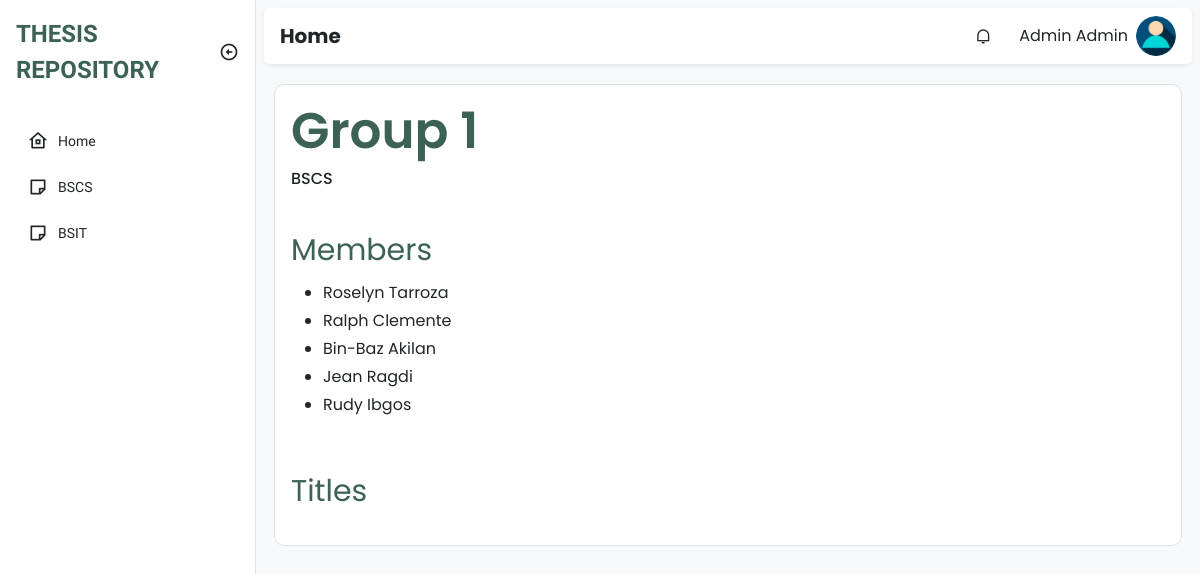
Before: /adviser/advisee-view.php?groupnum=1&course=BSCS (signed in) with the older database file.
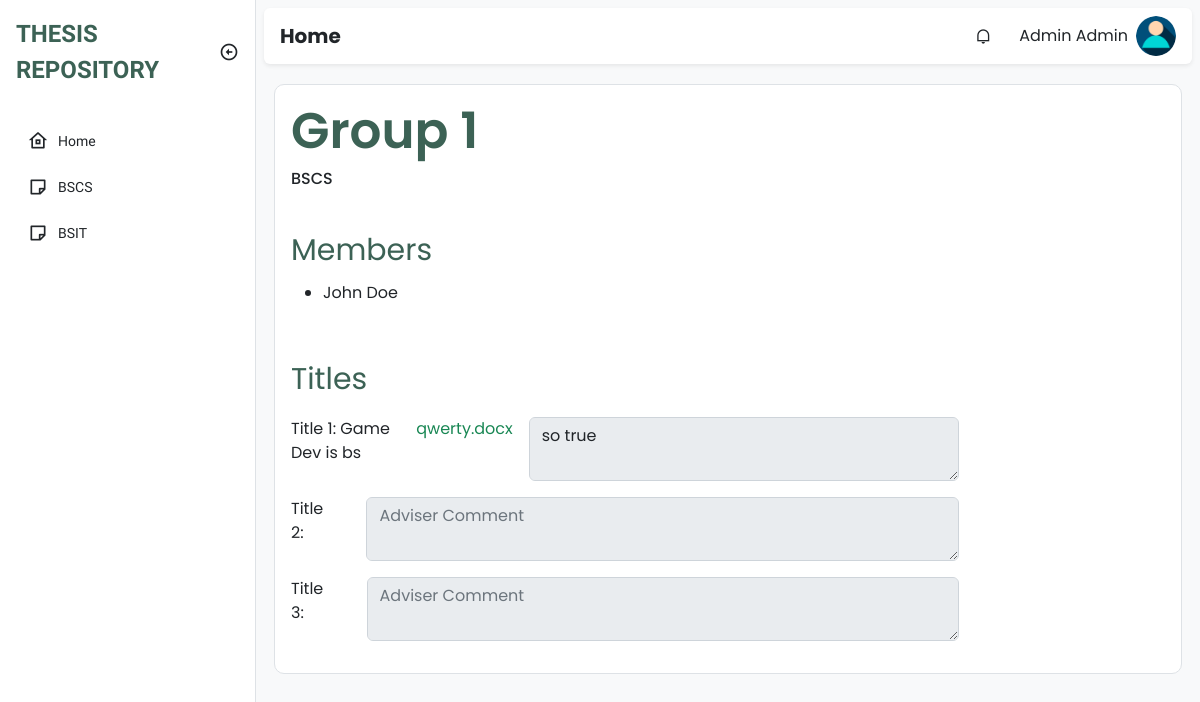
After: the same page with the newer database file.
### tables this page shows
CREATE TABLE `student` (
  `id` int(11) NOT NULL,
  `firstname` varchar(255) NOT NULL,
  `middle_name` varchar(255) NOT NULL,
  `lastname` varchar(255) NOT NULL,
  `username` varchar(255) NOT NULL,
  `email` varchar(100) NOT NULL,
  `password` varchar(255) NOT NULL,
  `type` varchar(100) NOT NULL,
  `course` varchar(100) NOT NULL,
  `year_and_section` varchar(20) NOT NULL,
  `sem` varchar(100) NOT NULL,
  `school_year` varchar(50) NOT NULL,
  `your_adviser` varchar(100) NOT NULL,
  `your_group` int(10) NOT NULL,
  `created_at` timestamp NOT NULL DEFAULT current_timestamp(),
  `updated_at` timestamp NOT NULL DEFAULT current_timestamp() ON UPDATE current_timestamp()
);

CREATE TABLE `group_files` (
  `id` int(11) NOT NULL,
  `group_id` int(11) NOT NULL,
  `group_num` int(11) NOT NULL,
  `title1` varchar(255) DEFAULT NULL,
  `title1_file` varchar(255) DEFAULT NULL,
  `title1_comment` varchar(255) DEFAULT NULL,
  `title2` varchar(255) DEFAULT NULL,
  `title2_file` varchar(255) DEFAULT NULL,
  `title2_comment` varchar(255) DEFAULT NULL,
  `title3` varchar(255) DEFAULT NULL,
  `title3_file` varchar(255) DEFAULT NULL,
  `title3_comment` varchar(255) DEFAULT NULL
);

### class/student.class.php (called while the page is built, shortened)
<?php
class Student{
    protected $db;
    function __construct()
    {
        $this->db = new Database();
    }
            ?>
            <?php
    function show_group($group_id, $curriculum){
        $sql = "SELECT * FROM group_files WHERE group_id IN (SELECT id FROM groups WHERE group_number = :groupid AND curriculum = :course)";
        $query=$this->db->connect()->prepare($sql);
        $query->bindParam(':groupid', $group_id);
        $query->bindParam(':course', $curriculum);
        if($query->execute()){
            $data2 = $query->fetchAll();
        }
        return $data2;
    }
    function show_group_members($groupnum, $curriculum){
        $sql = "SELECT * FROM student WHERE your_group=:groupnum AND course=:curriculum";
        $query=$this->db->connect()->prepare($sql);
        $query->bindParam(':groupnum', $groupnum);
        $query->bindParam(':curriculum', $curriculum);
        if($query->execute()){
            $data = $query->fetchAll();
        }
        return $data;
    }
}
?>

### class/database.sample.php (called while the page is built)
<?php
class Database{
    private $host = 'localhost';
    private $username = 'root';
    private $password = '';
    private $database = 'tams';
    protected $connection;
    function connect(){
        try
			{
				$this->connection = new PDO("mysql:host=$this->host;dbname=$this->database",
											$this->username, $this->password);
			}
			catch (PDOException $e)
			{
				echo "Connection error " . $e->getMessage();
			}
        return $this->connection;
    }
}
?>

### adviser/advisee-view.php (the view, shortened to what the changed rows need)
<!DOCTYPE html>
<html lang="en">
  <head>
    <link
      href="https://cdn.jsdelivr.net/npm/remixicon@2.5.0/fonts/remixicon.css"
      rel="stylesheet"
    />
    <link rel="stylesheet" href="https://cdn.datatables.net/1.13.1/css/dataTables.bootstrap5.min.css">
    <link rel="stylesheet" href="https://cdn.datatables.net/responsive/2.4.0/css/responsive.bootstrap.min.css">
    <link rel="stylesheet" href="../assets/css/bootstrap.min.css" />
    <link rel="stylesheet" href="../assets/css/style.css" />
  </head>
  <body>
    <main class="bg-light">
      <div class="p-2">
        <div class="py-4">
          <div class="main-content border">
                  <div class="head-number p-3">
                      <h2>Group <?php echo $_GET['groupnum'] ?></h2>
                  </div>
                  <div class="members p-3">
                      <div class="list-mem pt-2">
                          <ul>
                              <?php
                              require_once '../class/student.class.php';
                              $student = new Student();
                              foreach ($student->show_group_members($_GET['groupnum'], $_GET['course']) as $value){
                              ?>
                                <li class="pb-1"><?php echo $value['firstname']. " " . $value['lastname'] ?></li>
                              <?php
                              }
                              ?>
                          </ul>
                      </div>
                  </div>
                  <div class="titles-up p-3">
                      <div class="uploading">
                      <?php
                                    require_once '../class/student.class.php';
                                    $student = new Student();
                                    foreach ($student->show_group($_GET['groupnum'], $_GET['course']) as $value){
                      ?>
                                    <form action="add_comment.php" method="POST">
                                      <div class="mb-3">
                                        <p class="me-3">Title 1: <?php echo $value['title1']?></p>
                                        <p class="me-3"><a href="advisee.php?file=<?php echo $value['title1_file'] ?>"><?php echo $value['title1_file'] ?></a></p>
                                        <textarea required class="form-control" name="comment" placeholder="Adviser Comment" disabled><?php echo $value['title1_comment'] ?></textarea>
                                      </div>
                                    </form>
                                    <form action="add_comment.php" method="POST">
                                      <div class="mb-3">
                                        <p class="me-3">Title 2: <?php echo $value['title2']?></p>
                                        <textarea required class="form-control" name="comment" placeholder="Adviser Comment" disabled><?php echo $value['title2_comment'] ?></textarea>
                                      </div>
                                    </form>
                                    <form action="add_comment.php" method="POST">
                                      <div class="mb-3">
                                        <p class="me-3">Title 3: <?php echo $value['title3']?></p>
                                        <textarea required class="form-control" name="comment" placeholder="Adviser Comment" disabled><?php echo $value['title3_comment'] ?></textarea>
                                      </div>
                                    </form>
                        <?php
                                    }
                        ?>
                      </div>
                  </div>
            </div>
        </div>
        </div>
    </main>
  </body>
</html>

Changed rows visible on the page:
removed student: firstname "Roselyn", lastname "Tarroza"
removed student: firstname "Ralph", lastname "Clemente"
removed student: firstname "Bin-Baz", lastname "Akilan"
removed student: firstname "Jean", lastname "Ragdi"
removed student: firstname "Rudy", lastname "Ibgos"
added student: firstname "John", lastname "Doe"
added group_files: title1 "Game Dev is bs", title1_file "qwerty.docx", comment "so true"
